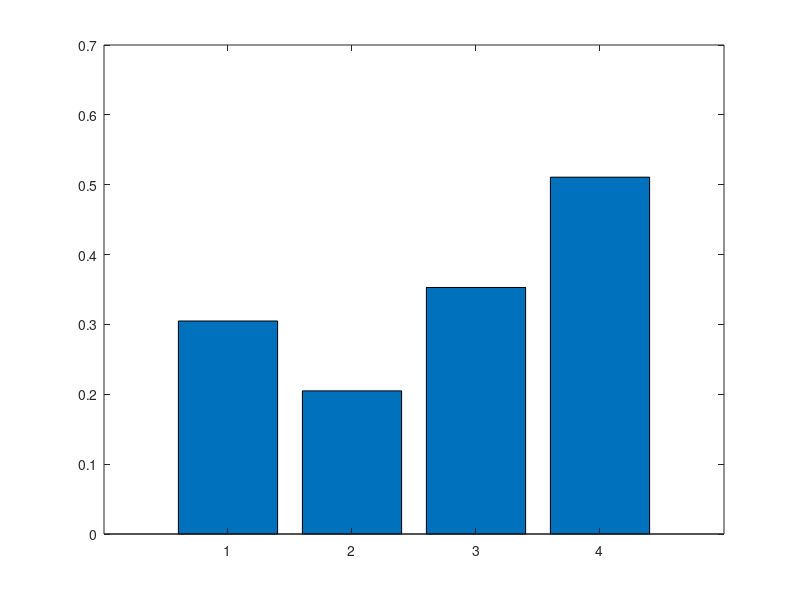

The MATLAB source for this figure: (Note: this script raises an error after producing the figure.)

% performance of the classifiers
classifiers = {'L1', 'L2', 'k-sup', 'RF'};
performances = [0.3049, 0.2049, 0.3529, 0.5108];

% Plot
figure, bar(performances)
ax = gca;
set(ax, 'XTickLabels', classifiers)
ylabel('FROC score')
xlabel('Classifiers')
text(1:4,performances,num2str(performances','%0.4f'),...
    'HorizontalAlignment','center',...
    'VerticalAlignment','bottom')
grid on